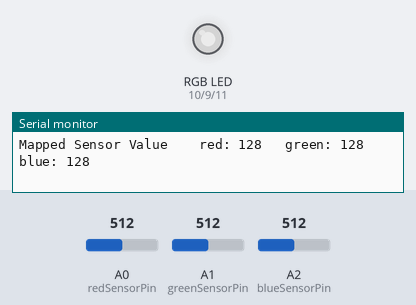
Recording of a sketch running on a simulated Arduino Uno, built with avr-gcc and run on an emulated ATmega328P. Shown: an RGB LED mixed from three pins (HIGH = lit), the last lines printed to the serial monitor. Inputs (shaded band) come from the test bench; at power-on: A0 (redSensorPin) = 512, A1 (greenSensorPin) = 512, A2 (blueSensorPin) = 512. Dim RGB values are drawn brighter than linear.

Above: at 1.2 s.
1.3 s: A0 (redSensorPin) set to 412
At 2.7 s:
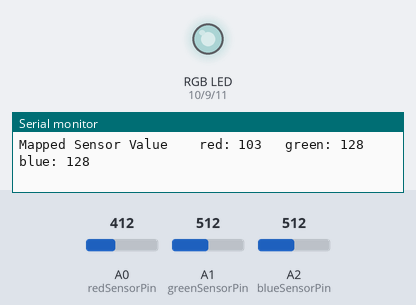
4.3 s: A0 (redSensorPin) set to 389
At 5.7 s:
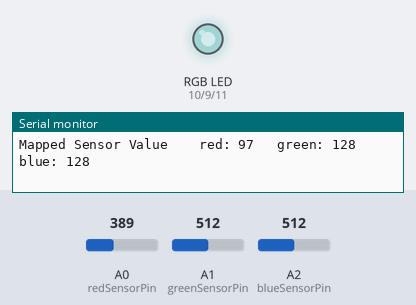
7.3 s: A1 (greenSensorPin) set to 408
At 8.1 s:
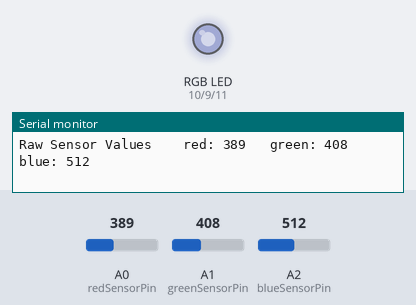
10.3 s: A1 (greenSensorPin) set to 387
At 10.6 s:
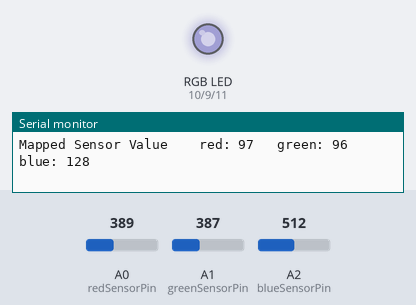
13.3 s: A2 (blueSensorPin) set to 414
At 14.4 s:
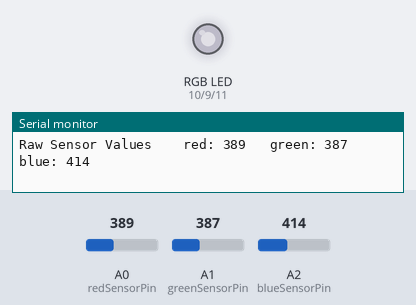
16.3 s: A2 (blueSensorPin) set to 390
At 17.5 s:
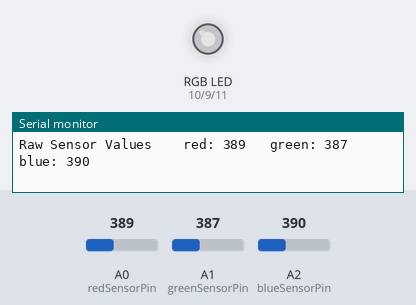
Timing chart, 0 to 18.9 s (numbered marks = the images above; inputs shaded):
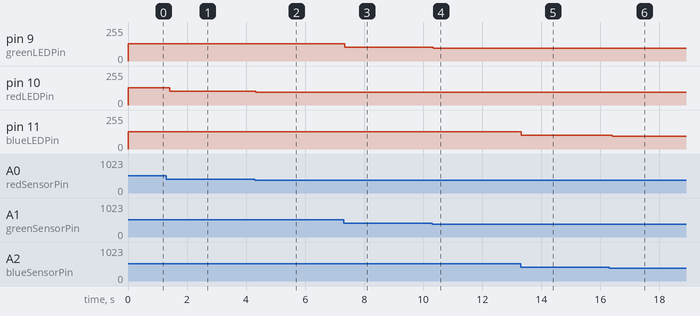

The sketch:

LightSensor.ino
```cpp
const int redLEDPin = 10;
const int greenLEDPin = 9;
const int blueLEDPin = 11;
const int redSensorPin = A0;
const int greenSensorPin = A1;
const int blueSensorPin = A2;

int redValue = 0;
int greenValue = 0;
int blueValue = 0;

int redSensorValue = 0;
int greenSensorValue = 0;
int blueSensorValue = 0;

void setup() {
  Serial.begin(9600);

  pinMode(redLEDPin, OUTPUT);
  pinMode(greenLEDPin, OUTPUT);
  pinMode(blueLEDPin, OUTPUT);
}

void loop() {
  redSensorValue = analogRead(redSensorPin);
  delay(5);
  greenSensorValue = analogRead(greenSensorPin);
  delay(5);
  blueSensorValue = analogRead(blueSensorPin);

  redValue = redSensorValue / 4;
  greenValue = greenSensorValue / 4;
  blueValue = blueSensorValue / 4;

  analogWrite(redLEDPin, redValue);
  analogWrite(blueLEDPin, blueValue);
  analogWrite(greenLEDPin, greenValue);

  Serial.print("Raw Sensor Values \t red: ");
  Serial.print(redSensorValue);
  Serial.print("\t green: ");
  Serial.print(greenSensorValue);
  Serial.print("\t blue: ");
  Serial.println(blueSensorValue);

  Serial.print("Mapped Sensor Value \t red: ");
  Serial.print(redValue);
  Serial.print("\t green: ");
  Serial.print(greenValue);
  Serial.print("\t blue: ");
  Serial.println(blueValue);
}
```

Measured:
- after the input at 1.3 s, pin 10 (redLEDPin): 128/255 → 103/255 after 0.11 s
- after the input at 4.3 s, pin 10 (redLEDPin): 103/255 → 97/255 at once
- after the input at 7.3 s, pin 9 (greenLEDPin): 128/255 → 102/255 at once
- after the input at 10.3 s, pin 9 (greenLEDPin): 102/255 → 96/255 at once
- after the input at 13.3 s, pin 11 (blueLEDPin): 128/255 → 103/255 at once
- after the input at 16.3 s, pin 11 (blueLEDPin): 103/255 → 97/255 after 0.11 s
